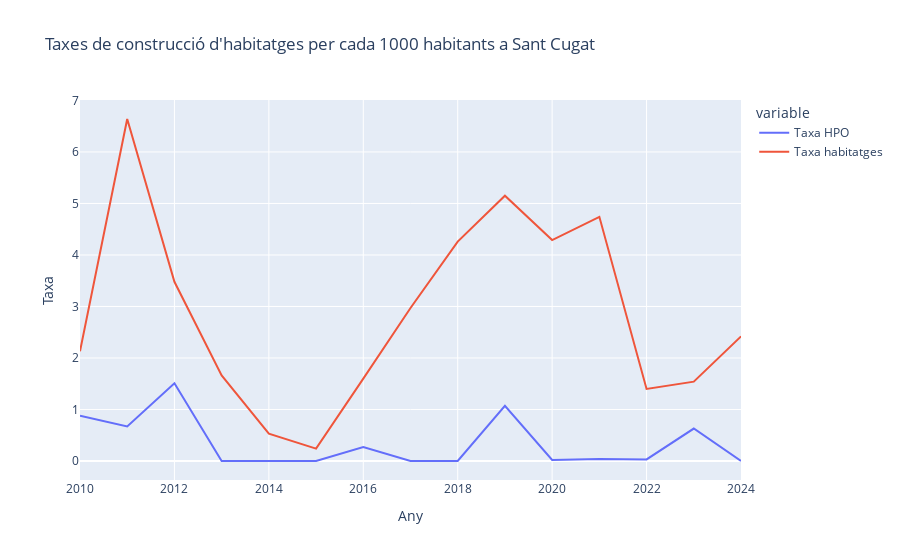

The notebook cell saved with this chart:
### Code cell
fig = px.line(df2,
              y=['Taxa HPO', 'Taxa habitatges'],
              title=f"Taxes de construcció d'habitatges per cada 1000 habitants a {ciutat}",
              labels={'value':'Taxa'}
             )
fig.show()

### Figure 1 — Plotly figure (JSON) as saved in the notebook; plotly's stock layout.template omitted (floating-point values rounded to 4 significant figures)
{"data": [{"hovertemplate": "variable=Taxa HPO<br>Any=%{x}<br>Taxa=%{y}<extra></extra>", "legendgroup": "Taxa HPO", "line": {"color": "#636efa", "dash": "solid"}, "marker": {"symbol": "circle"}, "mode": "lines", "name": "Taxa HPO", "orientation": "v", "showlegend": true, "type": "scatter", "x": [2010, 2011, 2012, 2013, 2014, 2015, 2016, 2017, 2018, 2019, 2020, 2021, 2022, 2023, 2024], "xaxis": "x", "y": [0.88, 0.67, 1.51, 0.0, 0.0, 0.0, 0.27, 0.0, 0.0, 1.07, 0.02, 0.04, 0.03, 0.63, 0.0], "yaxis": "y"}, {"hovertemplate": "variable=Taxa habitatges<br>Any=%{x}<br>Taxa=%{y}<extra></extra>", "legendgroup": "Taxa habitatges", "line": {"color": "#EF553B", "dash": "solid"}, "marker": {"symbol": "circle"}, "mode": "lines", "name": "Taxa habitatges", "orientation": "v", "showlegend": true, "type": "scatter", "x": [2010, 2011, 2012, 2013, 2014, 2015, 2016, 2017, 2018, 2019, 2020, 2021, 2022, 2023, 2024], "xaxis": "x", "y": [2.13, 6.64, 3.48, 1.66, 0.53, 0.24, 1.6, 2.97, 4.26, 5.15, 4.29, 4.74, 1.4, 1.54, 2.42], "yaxis": "y"}], "layout": {"legend": {"title": {"text": "variable"}, "tracegroupgap": 0}, "title": {"text": "Taxes de construcció d'habitatges per cada 1000 habitants a Sant Cugat"}, "xaxis": {"anchor": "y", "domain": [0, 1], "title": {"text": "Any"}}, "yaxis": {"anchor": "x", "domain": [0, 1], "title": {"text": "Taxa"}}}}
